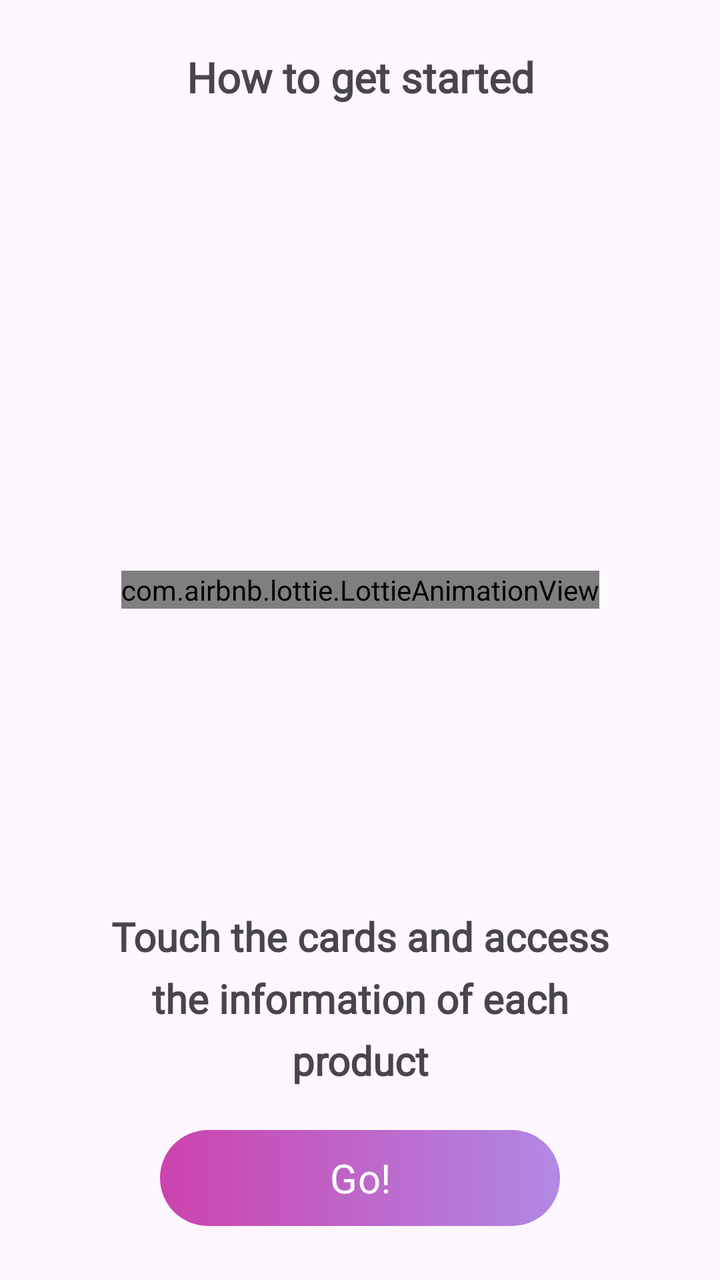
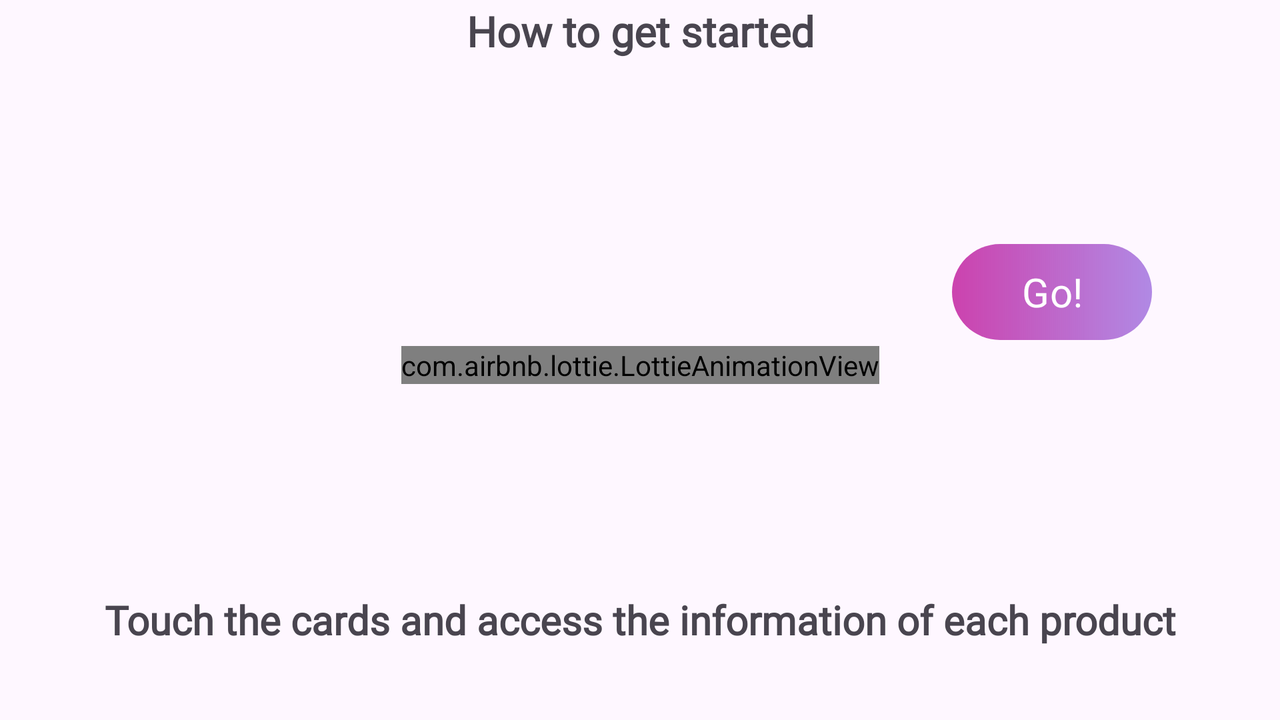

An Android layout and its configuration variant, each rendered on a device that would load it. The default file and the variant file are quoted in full after the pictures.
<!-- AndroidManifest.xml: application theme Theme.Globallogicchallenge -->
<!-- res/layout/fragment_intro.xml -->
<?xml version="1.0" encoding="utf-8"?>
<androidx.constraintlayout.widget.ConstraintLayout xmlns:android="http://schemas.android.com/apk/res/android"
    xmlns:app="http://schemas.android.com/apk/res-auto"
    xmlns:tools="http://schemas.android.com/tools"
    android:layout_width="match_parent"
    android:layout_height="match_parent"
    tools:context=".ui.IntroFragment">


    <TextView
        android:layout_width="wrap_content"
        android:layout_height="wrap_content"
        android:ellipsize="end"
        android:fontFamily="@font/at_surt_regular"
        android:lineHeight="20sp"
        android:text="@string/start"
        android:textAlignment="center"
        android:textFontWeight="600"
        android:textSize="21sp"
        android:textStyle="bold"
        app:layout_constraintBottom_toTopOf="@+id/guideline6"
        app:layout_constraintEnd_toEndOf="parent"
        app:layout_constraintStart_toStartOf="parent" />

    <TextView
        android:id="@+id/textView"
        android:layout_width="wrap_content"
        android:layout_height="wrap_content"
        android:ellipsize="end"
        android:fontFamily="@font/at_surt_regular"
        android:paddingHorizontal="45sp"
        android:lineHeight="31sp"
        android:text="@string/cards"
        android:textAlignment="center"
        android:textFontWeight="600"
        android:textSize="20dp"
        android:textStyle="bold"
        app:layout_constraintBottom_toTopOf="@+id/guideline5"
        app:layout_constraintEnd_toEndOf="parent"
        app:layout_constraintStart_toStartOf="parent"
        app:layout_constraintTop_toTopOf="@+id/guideline7" />

    <androidx.constraintlayout.widget.Guideline
        android:id="@+id/guideline5"
        android:layout_width="wrap_content"
        android:layout_height="wrap_content"
        android:orientation="horizontal"
        app:layout_constraintGuide_percent="0.84" />

    <androidx.constraintlayout.widget.Guideline
        android:id="@+id/guideline6"
        android:layout_width="wrap_content"
        android:layout_height="wrap_content"
        android:orientation="horizontal"
        app:layout_constraintGuide_percent="0.08207934" />

    <androidx.constraintlayout.widget.Guideline
        android:id="@+id/guideline7"
        android:layout_width="wrap_content"
        android:layout_height="wrap_content"
        android:orientation="horizontal"
        app:layout_constraintGuide_percent="0.72" />

    <com.airbnb.lottie.LottieAnimationView
        android:id="@+id/lttPanda"
        android:layout_width="wrap_content"
        android:layout_height="wrap_content"
        android:layout_marginTop="76dp"
        app:layout_constraintBottom_toTopOf="@+id/guideline7"
        app:layout_constraintEnd_toEndOf="parent"
        app:layout_constraintStart_toStartOf="parent"
        app:layout_constraintTop_toTopOf="@+id/guideline6"
        app:lottie_autoPlay="true"
        app:lottie_loop="true"
        app:lottie_rawRes="@raw/laptop_lottie" />

    <androidx.constraintlayout.widget.Guideline
        android:id="@+id/guideline8"
        android:layout_width="wrap_content"
        android:layout_height="wrap_content"
        android:orientation="horizontal"
        app:layout_constraintGuide_percent="0.023255814" />

    <Button
        android:id="@+id/button"
        android:layout_width="200dp"
        android:layout_height="wrap_content"
        android:text="@string/go"
        android:fontFamily="@font/at_surt_regular"
        android:lineHeight="31sp"
        android:textSize="20sp"
        android:background="@drawable/style_button"
        app:backgroundTint="@null"
        app:layout_constraintBottom_toBottomOf="parent"
        app:layout_constraintEnd_toEndOf="parent"
        app:layout_constraintStart_toStartOf="parent"
        app:layout_constraintTop_toTopOf="@+id/guideline5" />

</androidx.constraintlayout.widget.ConstraintLayout>
<!-- resources referenced by this layout -->
<resources>
  <!-- drawable style_button (drawable) -->
  <?xml version="1.0" encoding="utf-8"?>
  <shape xmlns:android="http://schemas.android.com/apk/res/android">
      <gradient android:startColor="#CC42AE"
          android:endColor="#9A7D41D3"
          android:angle="0"></gradient>
      <corners android:radius="50dp"></corners>
  
  
  </shape>
  <string name="cards">Touch the cards and access the information of each product</string>
  <string name="go">Go!</string>
  <string name="start">How to get started</string>
  <style name="Theme.Globallogicchallenge" parent="Theme.Material3.DayNight.NoActionBar">
          
          <item name="colorPrimary">@color/pink</item>
          <item name="colorPrimaryVariant">@color/red</item>
          <item name="colorOnPrimary">@color/white</item>
          
          <item name="colorSecondary">@color/teal_200</item>
          <item name="colorSecondaryVariant">@color/teal_700</item>
          <item name="colorOnSecondary">@color/black</item>
          
          <item name="android:statusBarColor" tools:targetApi="l">?attr/colorPrimaryVariant</item>
          
      </style>
  <color name="pink">#CC42AE</color>
  <color name="red">#ED1D24</color>
  <color name="white">#FFFFFFFF</color>
  <color name="teal_200">#FF03DAC5</color>
  <color name="teal_700">#FF018786</color>
  <color name="black">#FF000000</color>
</resources>
<!-- res/layout-land/fragment_intro.xml (the repository's variant of the layout above) -->
<!-- drawn on the phone turned sideways -->
<?xml version="1.0" encoding="utf-8"?>
<androidx.constraintlayout.widget.ConstraintLayout xmlns:android="http://schemas.android.com/apk/res/android"
    xmlns:app="http://schemas.android.com/apk/res-auto"
    xmlns:tools="http://schemas.android.com/tools"
    android:layout_width="match_parent"
    android:layout_height="match_parent"
    tools:context=".ui.IntroFragment">


    <TextView
        android:layout_width="wrap_content"
        android:layout_height="wrap_content"
        android:ellipsize="end"
        android:fontFamily="@font/at_surt_regular"
        android:lineHeight="20sp"
        android:text="@string/start"
        android:textAlignment="center"
        android:textFontWeight="600"
        android:textSize="21sp"
        android:textStyle="bold"
        app:layout_constraintBottom_toTopOf="@+id/guideline6"
        app:layout_constraintEnd_toEndOf="parent"
        app:layout_constraintStart_toStartOf="parent" />

    <TextView
        android:id="@+id/textView"
        android:layout_width="wrap_content"
        android:layout_height="wrap_content"
        android:ellipsize="end"
        android:fontFamily="@font/at_surt_regular"
        android:lineHeight="31sp"
        android:paddingHorizontal="45sp"
        android:text="@string/cards"
        android:textAlignment="center"
        android:textFontWeight="600"
        android:textSize="20dp"
        android:textStyle="bold"
        app:layout_constraintBottom_toBottomOf="parent"
        app:layout_constraintEnd_toEndOf="parent"
        app:layout_constraintStart_toStartOf="parent"
        app:layout_constraintTop_toTopOf="@+id/guideline7" />

    <androidx.constraintlayout.widget.Guideline
        android:id="@+id/guideline6"
        android:layout_width="wrap_content"
        android:layout_height="wrap_content"
        android:orientation="horizontal"
        app:layout_constraintGuide_percent="0.08207934" />

    <androidx.constraintlayout.widget.Guideline
        android:id="@+id/guideline7"
        android:layout_width="wrap_content"
        android:layout_height="wrap_content"
        android:orientation="horizontal"
        app:layout_constraintGuide_percent="0.72" />

    <com.airbnb.lottie.LottieAnimationView
        android:id="@+id/lttPanda"
        android:layout_width="wrap_content"
        android:layout_height="wrap_content"
        android:layout_marginTop="76dp"
        app:layout_constraintBottom_toTopOf="@+id/guideline7"
        app:layout_constraintEnd_toEndOf="parent"
        app:layout_constraintStart_toStartOf="parent"
        app:layout_constraintTop_toTopOf="@+id/guideline6"
        app:lottie_autoPlay="true"
        app:lottie_loop="true"
        app:lottie_rawRes="@raw/laptop_lottie" />

    <androidx.constraintlayout.widget.Guideline
        android:id="@+id/guideline8"
        android:layout_width="wrap_content"
        android:layout_height="wrap_content"
        android:orientation="horizontal"
        app:layout_constraintGuide_percent="0.023255814" />

    <Button
        android:id="@+id/button"
        android:layout_width="100dp"
        android:layout_height="wrap_content"
        android:layout_marginEnd="64dp"
        android:background="@drawable/style_button"
        android:fontFamily="@font/at_surt_regular"
        android:lineHeight="31sp"
        android:text="@string/go"
        android:textSize="20sp"
        app:backgroundTint="@null"
        app:layout_constraintBottom_toTopOf="@+id/guideline7"
        app:layout_constraintEnd_toEndOf="parent"
        app:layout_constraintTop_toTopOf="@+id/guideline6"
        app:layout_constraintVertical_bias="0.509" />

</androidx.constraintlayout.widget.ConstraintLayout>
